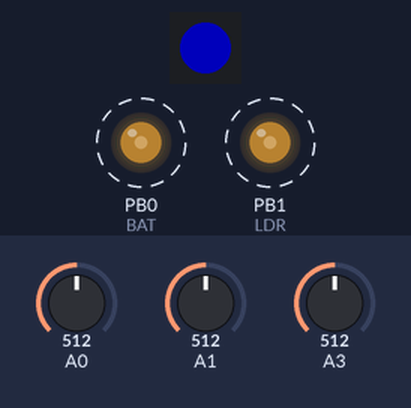
Simulated run of this sketch. Board: ATtiny85, built with avr-gcc and run on an emulated ATtiny85. On the bench: 1 RGB LEDs in strip order, left to right, output pins drawn as LEDs (lit = HIGH). Dashed ring = blinking. The test bench sets the inputs (shaded band); at power-on: A3 = 512, A0 = 512, A1 = 512. Dim RGB values are drawn brighter than linear; random numbers use the default seed unless the sketch sets one.

Above: at 0.78 s.
1.3 s: A3 set to 413
4.3 s: A3 set to 393
At 4.87 s:
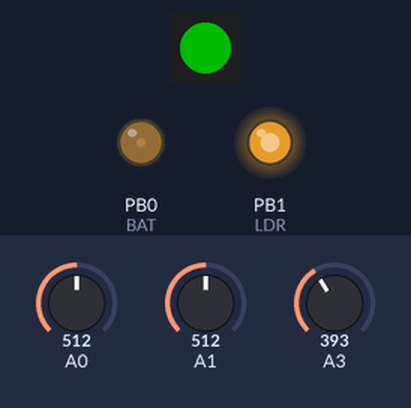
7.3 s: A3 set to 910
At 8.6 s:
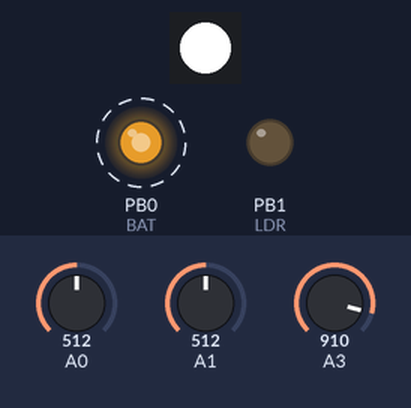
10.3 s: A3 set to 884
At 11.42 s:
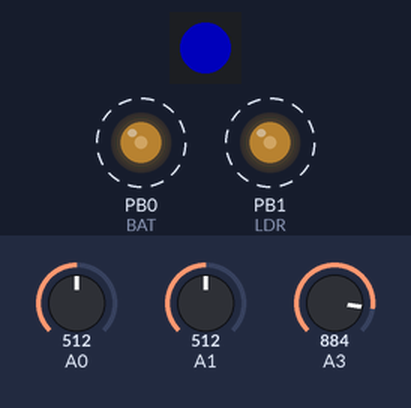
13.3 s: A3 set to 190
At 14.04 s:
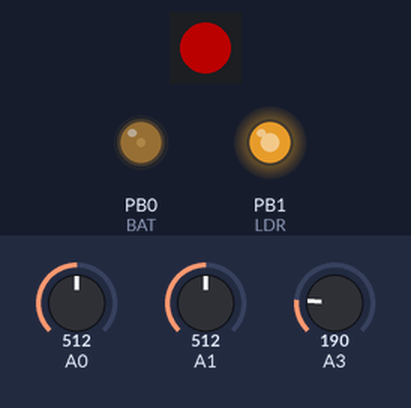
16.3 s: A3 set to 410
At 17.69 s:
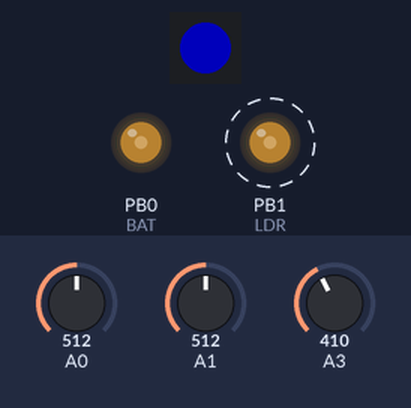
Timing chart, 0 to 20.3 s (numbered marks = the images above; inputs shaded):
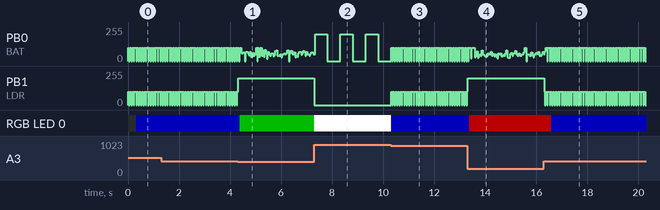

The sketch:

robotarioCharge.ino
```cpp
// NYU Shanghai
// Introduction to Robotics
// 2019-11-16
// Robotario

// This code uses NeoPixel  (c) 2013 Shae Erisson released under the GPLv3 license to match the rest of the AdaFruit NeoPixel library
//use the board definition Attiny85 Internal 8MHz
//upload using programmer once to flash the fuses by pressing shift and clicking on upload

#define FAST    200   //value of the motor speed normal movement
#define SLOW    100   //value of the motor speed slowest movement
#define TCHECK   30  //time in ms to explore
#define TCHARGE  10   //time in minutes to recharge
#define TSURE    5    //n times that it checked to be on the base
#define TZIGZAG  30   //time between curves for a Zig Zag
#define LIGHT   800   //value from ADC that indicates LDRs under the reflector
#define BAT     512   //value that indicates low battery
#define BASE    200   //value that indicates possible recharging base found
#define WALL    900   //value that indicates wall ahead


#define START   0     // starting state of the device
#define REST    1     // for resting and waiting for light
#define EXPLORE 2     // after detecting light, it expores around
#define RUNAWAY 3     // for running away
#define TURNING 4     // turns away from the walls to avoid a collision
#define LOWBAT  5     // with low battery and looking for a charging station
#define CONFIRM 6     // confirming it's a charging station
#define CHARGE  7    // it's charging it's battery
#define CHARGED 8    // it's fully charged and it should go to a dark spot

#define PIN            4  //Neopixel data pin               (pin 3 on DIP8)
#define BAT            0  //ADC0, battery voltage divider   (pin 1 on DIP8)
#define LDR            1  //ADC1, light sensor              (pin 7 on DIP8)
#define IR             3  //ADC3, infrared sensor           (pin 2 on DIP8)
#define M1             0  //motor 1                         (pin 5 on DIP8)
#define M2             1  //motor 2                         (pin 6 on DIP8)

#define NUMPIXELS      1 // only one LED

int state = START; // 0 for starting
int IRsensorValue;
int LDRsensorValue;
int BATsensorValue;
int charging = 0;


#include <Adafruit_NeoPixel.h>

#ifdef __AVR__
#include <avr/power.h>
#endif

Adafruit_NeoPixel pixels = Adafruit_NeoPixel(NUMPIXELS, PIN, NEO_GRB + NEO_KHZ800);

//here we should get ready the watchdog and timer


void setup() {
  pinMode(BAT, INPUT);
  pinMode(LDR, INPUT);
  pinMode(IR, INPUT);
  pinMode(M1, OUTPUT);
  pinMode(M2, OUTPUT);
  pixels.begin(); // This initializes the NeoPixel library.
  analogReference(INTERNAL2V56);
  state = START;
}

void loop() {

  updateStatus();

  switch (state) {
    case START:
      woodGo();             // wood  then go
      break;
    case TURNING:
      turn();              // when you sense the black tape, turn to avoid collision with the wall
      state = START;
      break;
    case CONFIRM:               // make sure that it is a base station
      confirmCharge();
      state = START;
      break;
    case CHARGE:
      waitCharge();        // wait and charge
      state = START;
      break;
      //    case REST:
      //      //restingAndWaiting();  // resting and waiting for light
      //      break;
      //    case EXPLORE:
      //      break;
      //    case RUNAWAY:
      //      //runAway();           // when you are exposed to light, wait for a few seconds and then run away
      //      break;
      //    case LOWBAT:
      //      // lowBat();
      //      break;


      //      //confirmBase();
      //    case CHARGED:
      //      waitCharge();        // wait and charge
      //      break;
  }

  //  pixels.show();
}

void updateStatus() {
  IRsensorValue = analogRead(IR); // read the value from the IR sensor
  delay(1);
  LDRsensorValue = analogRead(LDR); // read the value from the LDR sensor
  delay(1);
  BATsensorValue = analogRead(BAT); // read the value from the BAT sensor
  delay(1);

  if (IRsensorValue > 0 && IRsensorValue <= 200) {
    pixels.setPixelColor(0, pixels.Color(75, 0, 0)); // Moderately bright red color.
    state = START;
  } else if (IRsensorValue > 200 && IRsensorValue <= 400) {
    pixels.setPixelColor(0, pixels.Color(0, 75, 0)); // Moderately bright green color.
    state = START;
  } else if ((IRsensorValue > 400 && IRsensorValue <= 900) && (state != CONFIRM)) {
    pixels.setPixelColor(0, pixels.Color(0, 0, 75)); // Moderately bright blue color.
    state = CONFIRM;
  } else if ((IRsensorValue > 400 && IRsensorValue <= 900) && (state == CONFIRM)) {
    pixels.setPixelColor(0, pixels.Color(75, 0, 75)); // Moderately bright purple color.
    state = CHARGE;
  } else if (IRsensorValue > 900) {
    pixels.setPixelColor(0, pixels.Color(255, 255, 255)); // Moderately bright green color.
    state = TURNING;
  }
  pixels.show();
}

void woodGo() {         //moves in zig zag
  //  pixels.setPixelColor(0, pixels.Color(0, 0, 125)); // Moderately bright green color.
  //  pixels.show();
  analogWrite(M1,  SLOW * random(0, 2));
  analogWrite(M2, FAST );
 // delay (TZIGZAG * random(0, 5));  //we could do this with millis
  //  //  pixels.setPixelColor(0, pixels.Color(0, 125, 125)); // Moderately bright purple color.
  //  //  pixels.show();
//  analogWrite(M1, FAST );
//  analogWrite(M2, SLOW * random(0, 2));
 // delay (TZIGZAG * random(0, 5));
}

void restingAndWaiting() {
}

void runAway() {
}

void turn() {
  //  pixels.setPixelColor(0, pixels.Color(255, 0, 0)); //  bright red color.
  //  pixels.show();
  //int n = round(random(1, 2));  //TODO: sometimes turn one way, sometimes the other
  analogWrite(M1, FAST);
  analogWrite(M2, 0); //(n - 2)*FAST);                         //                  { turn
  delay(500);// + (random(500)));                                   //                    turn for 500 milliseconds }
  //  pixels.setPixelColor(0, pixels.Color(0, 0, 0)); // Moderately bright purple color.
  //  pixels.show();
  analogWrite(M1, 0);
  analogWrite(M2, 0);
  delay(500);
}

void findCharge() {
  //moves
  //  analogWrite(M1, SLOW * random(0, 3));
  //  analogWrite(M2, SLOW * random(0, 3));
  // if it finds the charging marker, it goes to the next state
}

boolean confirmCharge() { //moves a bit
  analogWrite(M1, SLOW);
  analogWrite(M2, SLOW);
  delay(TCHECK);
  analogWrite(M1, 0);
  analogWrite(M2, 0);
  delay(TCHECK);
  analogWrite(M1, SLOW);
  analogWrite(M2, SLOW);
  delay(TCHECK);
  analogWrite(M1, 0);
  analogWrite(M2, 0);
}

void waitCharge() {
  analogWrite(M1, 0);
  analogWrite(M2, 0); //stop motors
  for (int t = 1; t < 3; t++) {     //stays in this loop
    pixels.setPixelColor(0, pixels.Color(0, 0, 0)); // Moderately bright purple color.
    pixels.show();
    delay (1000);
    pixels.setPixelColor(0, pixels.Color(0, 75, 0)); // Moderately bright green color.
    pixels.show();
    delay (10);
    //    pixels.setPixelColor(0, pixels.Color(0, 0, 75)); // Moderately bright blue color.
    //    pixels.show();
    //    delay (100);
  }
}
void lowBat() {
  //  pixels.setPixelColor(0, pixels.Color(0, 0, 75)); // Moderately bright blue color.
  //  pixels.show();
  //  charging = 0;
  //  if (IRsensorValue > BASE) {                      // if the value indicates presence of wall ahead
  //    // turn();              // when you sense the black tape, turn to avoid collision with the wall
  //    status = CONFIRM;
  //  } else {
  //    findCharge();       //  when you sense the blue tape, (make sure that it is blue), stop
  //  }
}

void confirmBase() {
  //  if ( IRsensorValue > BASE) {
  //    pixels.setPixelColor(0, pixels.Color(75, 0, 75)); // Moderately bright purple color.
  //    pixels.show();
  //    delay (500);
  //    pixels.setPixelColor(0, pixels.Color(0, 75, 75)); // Moderately bright yellow color.
  //    pixels.show();
  //    delay (500);
  //
  //    if (charging ++ > TSURE) {
  //      status = CHARGE;
  //    }
  //    confirmCharge(); //move a little bit to confirm position
  //  } else {
  //    charging = 0;
  //    status = LOWBAT; // do we go back to state lowbat?
  //  }
}


/*
  if (IRsensorValue > 200 && IRsensorValue <= 400) {     // if the value indicates charging station
    analogWrite(M1, 70);
    analogWrite(M2, 70);                            //                  { slow both motors down by changing speed from 100 to 70
    delay(10);
  }                                     //                    allows the motors to move a little ahead }
  }
  /*
  void waitCharge() {
  pixels.setPixelColor(0, pixels.Color(75, 0, 0)); // Moderately bright red color.
  pixels.show();
  delay (10000);
  }
  }
  /*
  int sensorValue = analogRead(IR); // read the value from the sensor
  if (sensorValue > 0 && sensorValue <=200){               // wood  then go
    analogWrite(M1, 100);
    analogWrite(M2, 80);
      }
  else if (sensorValue > 200 && sensorValue <=400){       // blue tape then stops
    analogWrite(M1, 0);
    analogWrite(M2, 0);
    }
  else if (sensorValue > 900){                            // black tape then turn
    analogWrite(M1, 0);
    analogWrite(M2, 100);
    delay(500);
  }  }
  /*
  if (sensorValue > 0 && sensorValue <= 100){
    pixels.setPixelColor(0, pixels.Color(75, 0, 0)); // Moderately bright red color.
  }else if (sensorValue > 100 && sensorValue <= 200){
    pixels.setPixelColor(0, pixels.Color(0, 75, 0)); // Moderately bright green color.
  }else if (sensorValue > 200 && sensorValue <= 300){
    pixels.setPixelColor(0, pixels.Color(0, 0, 75)); // Moderately bright blue color.
  }else if (sensorValue > 300 && sensorValue <= 400){
    pixels.setPixelColor(0, pixels.Color(0, 0, 150)); // bright blue color.
  }else if (sensorValue > 400 && sensorValue <= 500){
    pixels.setPixelColor(0, pixels.Color(0, 150, 0)); // Moderately bright green color.
  }else if (sensorValue > 500 && sensorValue <= 600){
    pixels.setPixelColor(0, pixels.Color(0, 0, 150)); // Moderately bright green color.
  }else if (sensorValue > 600 && sensorValue <= 700){
    pixels.setPixelColor(0, pixels.Color(250, 0, 0)); // Moderately bright green color.
  }else if (sensorValue > 700 && sensorValue <= 800){
    pixels.setPixelColor(0, pixels.Color(0, 250, 0)); // Moderately bright green color.
  }else if (sensorValue > 800 && sensorValue <= 900){
    pixels.setPixelColor(0, pixels.Color(0, 0, 250)); // Moderately bright green color.
  }else if (sensorValue > 900){
    pixels.setPixelColor(0, pixels.Color(255, 255, 255)); // Moderately bright green color.
  }
  pixels.show();
  delay(10);
  }
  /* digitalWrite(M1, HIGH);
  digitalWrite(M2, HIGH);
  pixels.setPixelColor(0, pixels.Color(75, 0, 0)); // Moderately bright red color.
  pixels.show();
  delay(100);
  digitalWrite(M1, LOW);
  digitalWrite(M2, HIGH);
  pixels.setPixelColor(0, pixels.Color(0, 75, 0)); // Moderately bright green color.
  pixels.show();
  delay(100);
  digitalWrite(M1, HIGH);
  digitalWrite(M2, LOW);
  pixels.setPixelColor(0, pixels.Color(0, 0, 75)); // Moderately bright green color.
  pixels.show();
  delay(100);
  /*
   int sensorValue = analogRead(BAT); // read the value from the sensor
  if (sensorValue > 0 && sensorValue <= 100){
    pixels.setPixelColor(0, pixels.Color(75, 0, 0)); // Moderately bright red color.
  }else if (sensorValue > 100 && sensorValue <= 200){
    pixels.setPixelColor(0, pixels.Color(0, 75, 0)); // Moderately bright green color.
  }else if (sensorValue > 200 && sensorValue <= 300){
    pixels.setPixelColor(0, pixels.Color(0, 0, 75)); // Moderately bright blue color.
  }else if (sensorValue > 300 && sensorValue <= 400){
    pixels.setPixelColor(0, pixels.Color(0, 0, 150)); // Moderately bright ... color.
  }else if (sensorValue > 400 && sensorValue <= 500){
    pixels.setPixelColor(0, pixels.Color(0, 150, 0)); // Moderately bright green color.
  }else if (sensorValue > 500 && sensorValue <= 600){
    pixels.setPixelColor(0, pixels.Color(0, 0, 150)); // Moderately bright green color.
  }else if (sensorValue > 600 && sensorValue <= 700){
    pixels.setPixelColor(0, pixels.Color(250, 0, 0)); // Moderately bright green color.
  }else if (sensorValue > 700 && sensorValue <= 800){
    pixels.setPixelColor(0, pixels.Color(0, 250, 0)); // Moderately bright green color.
  }else if (sensorValue > 800 && sensorValue <= 900){
    pixels.setPixelColor(0, pixels.Color(0, 0, 250)); // Moderately bright green color.
  }else if (sensorValue > 900){
    pixels.setPixelColor(0, pixels.Color(255, 255, 255)); // Moderately bright green color.
  }
*/
```

Measured:
- the behaviour switches between 401 and 400 on A3 (found by bisection; images 0 and 1)
- the behaviour switches between 901 and 900 on A3 (found by bisection; images 2 and 3)
- after the input at 4.3 s, RGB LED 0: RGB(0, 0, 75) → RGB(0, 75, 0) after 0.08 s
- after the input at 7.3 s, PB1 (LDR): 200/255 → 0/255 at once; RGB LED 0: RGB(0, 75, 0) → RGB(255, 255, 255) at once
- after the input at 10.3 s, PB1 (LDR): alternates 100/255 for 0.06 s and 0/255 for 0.03 s, starting at once; RGB LED 0: RGB(255, 255, 255) → RGB(0, 0, 75) at once
- after the input at 13.3 s, RGB LED 0: RGB(0, 0, 75) → RGB(75, 0, 0) after 0.08 s
- after the input at 16.3 s, PB1 (LDR): alternates 100/255 for 0.06 s and 0/255 for 0.03 s, starting at once; RGB LED 0: RGB(75, 0, 0) → RGB(0, 0, 75) after 0.29 s
- by itself, PB0 (BAT): repeats every 0.09 s: 100/255 0.06 s, 0/255 0.03 s
